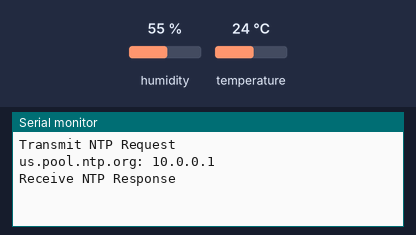
A sketch run on a simulated ESP8266 (NodeMCU). On the bench: the last lines printed to the serial monitor. The test bench sets the inputs (shaded band); at power-on: humidity 55 %, temperature 24 °C. WiFi joins after 1.5 s; servers stay silent unless stated; uploads are accepted with an empty reply.

Above: at 2.8 s.
2.9 s: humidity set to 22 %
At 6.7 s:
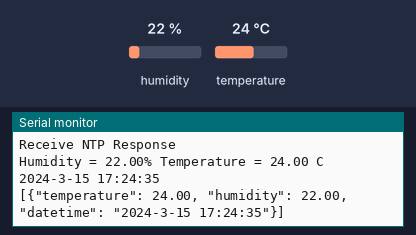
10.3 s: temperature set to 12 °C
At 12.1 s:
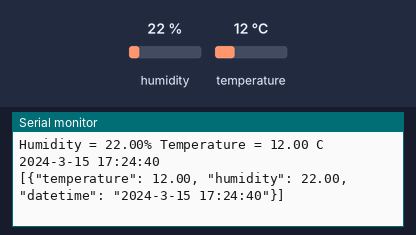
17.7 s: humidity set to 40 %
At 22.7 s:
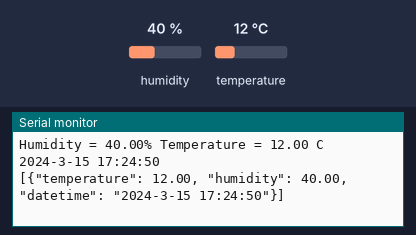
Timing chart, 0 to 24.2 s (numbered marks = the images above; inputs shaded):
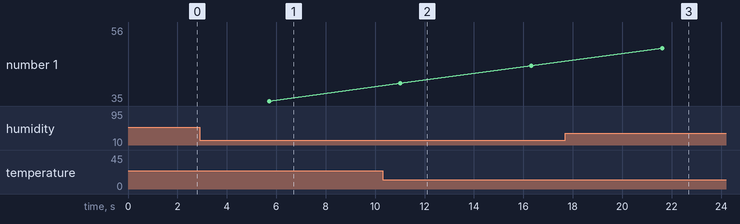

Measured:
- after the input at 2.9 s, the serial monitor: prints a new line after 2.8 s (image 1)
- after the input at 10.3 s, the serial monitor: prints a new line after 0.72 s (image 2)
- after the input at 17.7 s, the serial monitor: prints a new line after 3.9 s (image 3)

The sketch:

ESP_DHT-API_PowerBI_Rev2.ino
```cpp
/*
  by Yaser Ali Husen

  This code for sending data temperature and humidity to datastream PowerBI
  Step:
  1. In PowerBI workspace, create New Streaming semantic model, and copy the Push URL
  2. Change the PowerBI Push URL below

*/

#include <ESP8266WiFi.h>
#include <ESP8266HTTPClient.h>
#include <WiFiClient.h>
#include <TimeLib.h>
#include <WiFiUdp.h>

//to get time NTP-----------------------------------
// NTP Servers:
static const char ntpServerName[] = "us.pool.ntp.org";
const int timeZone = 7;     // WIB

WiFiUDP Udp;
unsigned int localPort = 8888;  // local port to listen for UDP packets

time_t getNtpTime();
void digitalClockDisplay();
void printDigits(int digits);
void sendNTPpacket(IPAddress &address);

String datetime;
//to get time NTP-----------------------------------

//Setup for DHT======================================
#include <DHT.h>
#define DHTPIN 2  //GPIO2 atau D4
// Uncomment the type of sensor in use:
//#define DHTTYPE    DHT11     // DHT 11
#define DHTTYPE    DHT11     // DHT 22 (AM2302)
//#define DHTTYPE    DHT21     // DHT 21 (AM2301)
DHT dht(DHTPIN, DHTTYPE);

// current temperature & humidity, updated in loop()
float t = 0.0;
float h = 0.0;
//Setup for DHT======================================

const char* ssid = "WIFI SSID";
const char* password = "Password";

//millis================================
//Set every 5 sec read DHT
unsigned long previousMillis = 0;  // variable to store the last time the task was run
const long interval = 5000;        // time interval in milliseconds (eg 1000ms = 1 second)
//======================================

WiFiClient client;

void setup() {
  Serial.begin(9600);
  //For DHT sensor
  dht.begin();

  WiFi.begin(ssid, password);
  Serial.println("Connecting");
  while (WiFi.status() != WL_CONNECTED) {
    delay(500);
    Serial.print(".");
  }
  Serial.println("");
  Serial.print("Connected to WiFi network with IP Address: ");
  Serial.println(WiFi.localIP());

  Serial.println("Timer set to 5 seconds (timerDelay variable), it will take 5 seconds before publishing the first reading.");

  //Start NTPClient
  Udp.begin(localPort);
  setSyncProvider(getNtpTime);
  setSyncInterval(300);
}

void loop() {
  delay(1000);
  unsigned long currentMillis = millis();  // mendapatkan waktu sekarang
  // Checks whether it is time to run the task
  if (currentMillis - previousMillis >= interval) {
    // Save the last time the task was run
    previousMillis = currentMillis;
    if (WiFi.status() == WL_CONNECTED) {
      //read DHT-11---------------------------------------
      t = dht.readTemperature();
      h = dht.readHumidity();
      Serial.print("Humidity = ");
      Serial.print(h);
      Serial.print("% ");
      Serial.print("Temperature = ");
      Serial.print(t);
      Serial.println(" C ");
      //read DHT-11---------------------------------------
      //get datetime
      getdatetime();

      String jsonString = "[{\"temperature\": " + String(t) + "\, \"humidity\": " + String(h) + ",\"datetime\": \"" + datetime +  "\"}]";

      HTTPClient http;
      WiFiClientSecure client;
      client.setInsecure();
      Serial.println(jsonString);

      if (!http.begin(client, "https://api.powerbi.com/beta/39758e22-eae4-4eeb-93fb-7e027070a602/datasets/51bff063-69f9-44c0-8d06-e6ec7f355aa1/rows?experience=power-bi&filter=Dashboards%2FDashboardGuid%20eq%20'60261bc0-6d37-4079-880e-02676723b4e5'&key=9ina%2FX2z72EikxZsohpDRzFTK50lHK18%2BqGFaDS6j2RYXPPI7FiYoxBwCrKm9C98LftEa59%2BS0oOMqXG7xByxg%3D%3D")) {
        Serial.println("BEGIN FAILED...");
      }

      http.addHeader("Content-Type", "application/json");
      int code = http.POST(jsonString);
      if (code < 0) {
        Serial.print("ERROR: ");
        Serial.println(code);
      }
      else {
        // Read response
        http.writeToStream(&Serial);
        Serial.flush();
      }

      // Disconnect
      http.end();
    }
    else {
      Serial.println("WiFi Disconnected");
    }
  }
}

void getdatetime()
{
  // display of the datetime
  datetime = String(year()) + "-" + String(month()) + "-" + String(day()) + " " + String(hour()) + ":" + String(minute()) + ":" + String(second());
  Serial.println(datetime);
}

void printDigits(int digits)
{
  // utility for digital clock display: prints preceding colon and leading 0
  Serial.print(":");
  if (digits < 10)
    Serial.print('0');
  Serial.print(digits);
}

/*-------- NTP code ----------*/

const int NTP_PACKET_SIZE = 48; // NTP time is in the first 48 bytes of message
byte packetBuffer[NTP_PACKET_SIZE]; //buffer to hold incoming & outgoing packets

time_t getNtpTime()
{
  IPAddress ntpServerIP; // NTP server's ip address

  while (Udp.parsePacket() > 0) ; // discard any previously received packets
  Serial.println("Transmit NTP Request");
  // get a random server from the pool
  WiFi.hostByName(ntpServerName, ntpServerIP);
  Serial.print(ntpServerName);
  Serial.print(": ");
  Serial.println(ntpServerIP);
  sendNTPpacket(ntpServerIP);
  uint32_t beginWait = millis();
  while (millis() - beginWait < 1500) {
    int size = Udp.parsePacket();
    if (size >= NTP_PACKET_SIZE) {
      Serial.println("Receive NTP Response");
      Udp.read(packetBuffer, NTP_PACKET_SIZE);  // read packet into the buffer
      unsigned long secsSince1900;
      // convert four bytes starting at location 40 to a long integer
      secsSince1900 =  (unsigned long)packetBuffer[40] << 24;
      secsSince1900 |= (unsigned long)packetBuffer[41] << 16;
      secsSince1900 |= (unsigned long)packetBuffer[42] << 8;
      secsSince1900 |= (unsigned long)packetBuffer[43];
      return secsSince1900 - 2208988800UL + timeZone * SECS_PER_HOUR;
    }
  }
  Serial.println("No NTP Response :-(");
  return 0; // return 0 if unable to get the time
}

// send an NTP request to the time server at the given address
void sendNTPpacket(IPAddress &address)
{
  // set all bytes in the buffer to 0
  memset(packetBuffer, 0, NTP_PACKET_SIZE);
  // Initialize values needed to form NTP request
  // (see URL above for details on the packets)
  packetBuffer[0] = 0b11100011;   // LI, Version, Mode
  packetBuffer[1] = 0;     // Stratum, or type of clock
  packetBuffer[2] = 6;     // Polling Interval
  packetBuffer[3] = 0xEC;  // Peer Clock Precision
  // 8 bytes of zero for Root Delay & Root Dispersion
  packetBuffer[12] = 49;
  packetBuffer[13] = 0x4E;
  packetBuffer[14] = 49;
  packetBuffer[15] = 52;
  // all NTP fields have been given values, now
  // you can send a packet requesting a timestamp:
  Udp.beginPacket(address, 123); //NTP requests are to port 123
  Udp.write(packetBuffer, NTP_PACKET_SIZE);
  Udp.endPacket();
}
```
